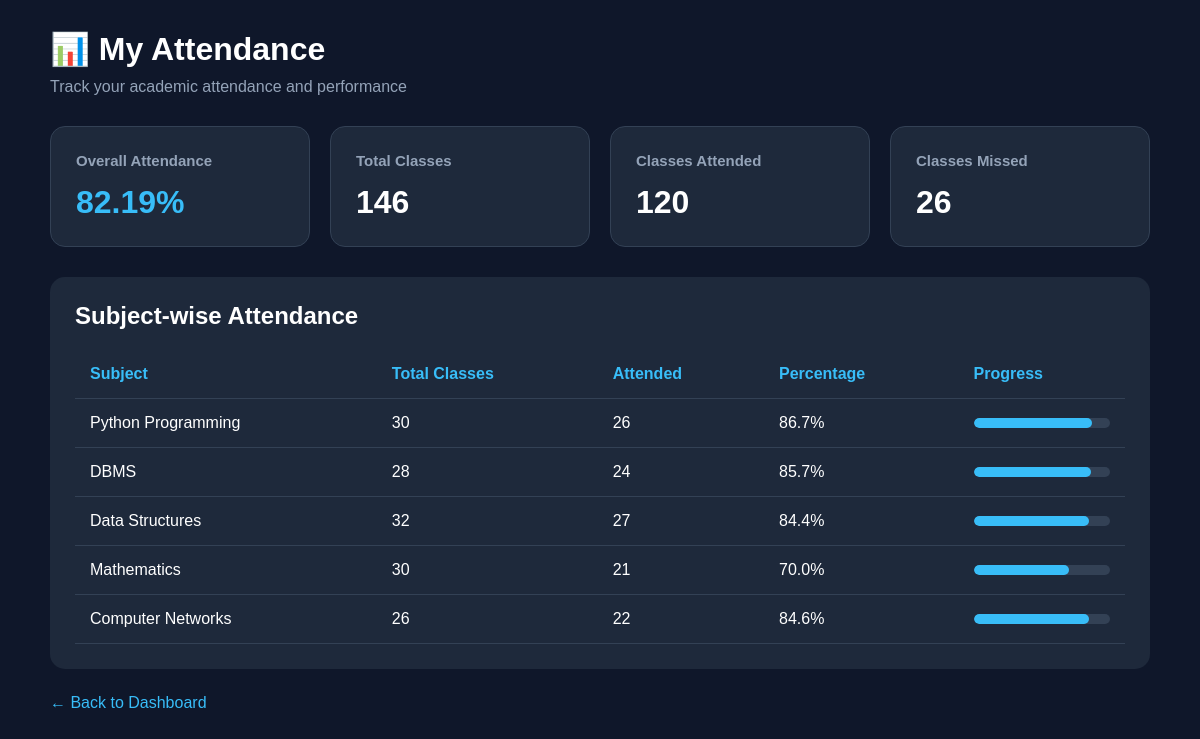
The app's page /attendance (signed in) with its own data.
### tables this page shows
CREATE TABLE attendance (
            id INTEGER PRIMARY KEY AUTOINCREMENT,
            enrollment_number TEXT NOT NULL,
            subject TEXT NOT NULL,
            total_classes INTEGER NOT NULL,
            attended_classes INTEGER NOT NULL
        );

### app.py (the view)
@app.route("/attendance")
def attendance():
    if "enrollment" not in session:
        return redirect(url_for("home"))
    connection = sqlite3.connect("smart_campus.db")
    connection.row_factory = sqlite3.Row
    cursor = connection.cursor()
    cursor.execute("""
        SELECT *
        FROM attendance
        WHERE enrollment_number = ?
    """, (session["enrollment"],))
    attendance_data = cursor.fetchall()
    connection.close()
    total_classes = sum(
        row["total_classes"] for row in attendance_data
    )
    attended_classes = sum(
        row["attended_classes"] for row in attendance_data
    )
    missed_classes = total_classes - attended_classes
    percentage = (
        round((attended_classes / total_classes) * 100, 2)
        if total_classes > 0 else 0
    )
    return render_template(
        "attendance.html",
        attendance_data=attendance_data,
        total_classes=total_classes,
        attended_classes=attended_classes,
        missed_classes=missed_classes,
        percentage=percentage
    )

### templates/attendance.html (shortened to what this page needs)
<!DOCTYPE html>
<html>
<head>
</head>
<body>
<div class="container">
    <h1>📊 My Attendance</h1>
    <p class="subtitle">Track your academic attendance and performance</p>
    <div class="cards">
        <div class="card">
            <h3>Overall Attendance</h3>
            <h2 class="percentage">{{ percentage }}%</h2>
        </div>
        <div class="card">
            <h3>Total Classes</h3>
            <h2>{{ total_classes }}</h2>
        </div>
        <div class="card">
            <h3>Classes Attended</h3>
            <h2>{{ attended_classes }}</h2>
        </div>
        <div class="card">
            <h3>Classes Missed</h3>
            <h2>{{ missed_classes }}</h2>
        </div>
    </div>
    <div class="table-box">
        <h2>Subject-wise Attendance</h2>
        <table>
            <tr>
                <th>Subject</th>
                <th>Total Classes</th>
                <th>Attended</th>
                <th>Percentage</th>
                <th>Progress</th>
            </tr>
            {% for row in attendance_data %}
            <tr>
                <td>{{ row["subject"] }}</td>
                <td>{{ row["total_classes"] }}</td>
                <td>{{ row["attended_classes"] }}</td>
                <td>
                    {% if row["total_classes"] > 0 %}
                        {{ ((row["attended_classes"] / row["total_classes"]) * 100)|round(1) }}%
                    {% else %}
                        0%
                    {% endif %}
                </td>
                <td>
                    <div class="progress-bg">
                        <div class="progress"
                             style="width: {{ ((row['attended_classes'] / row['total_classes']) * 100) if row['total_classes'] > 0 else 0 }}%;">
                        </div>
                    </div>
                </td>
            </tr>
            {% endfor %}
        </table>
    </div>
    <a href="{{ url_for('dashboard') }}" class="back">← Back to Dashboard</a>
</div>
</body>
</html>

### templates/attendance.html (style rules this page uses)
* { margin: 0; padding: 0; box-sizing: border-box; }
body { background: #0f172a; color: white; font-family: Arial, sans-serif; padding: 30px; }
.container { max-width: 1100px; margin: auto; }
h1 { margin-bottom: 10px; }
.subtitle { color: #94a3b8; margin-bottom: 30px; }
.cards { display: grid; grid-template-columns: repeat(auto-fit, minmax(220px, 1fr)); gap: 20px; margin-bottom: 30px; }
.card { background: #1e293b; padding: 25px; border-radius: 15px; border: 1px solid #334155; }
.card h3 { color: #94a3b8; font-size: 15px; margin-bottom: 15px; }
.card h2 { font-size: 32px; }
.percentage { color: #38bdf8; }
.table-box { background: #1e293b; padding: 25px; border-radius: 15px; overflow-x: auto; }
table { width: 100%; border-collapse: collapse; margin-top: 20px; }
th, td { padding: 15px; text-align: left; border-bottom: 1px solid #334155; }
th { color: #38bdf8; }
.progress-bg { background: #334155; height: 10px; width: 100%; border-radius: 10px; overflow: hidden; }
.progress { background: #38bdf8; height: 10px; border-radius: 10px; }
.back { display: inline-block; margin-top: 25px; color: #38bdf8; text-decoration: none; }

### records on screen
attendance: subject "Python Programming", total_classes "30", attended_classes "26", attended_classes+total_classes "86.7"
attendance: subject "DBMS", total_classes "28", attended_classes "24", attended_classes+total_classes "85.7"
attendance: subject "Data Structures", total_classes "32", attended_classes "27", attended_classes+total_classes "84.4"
attendance: subject "Mathematics", total_classes "30", attended_classes "21", attended_classes+total_classes "70.0"
attendance: subject "Computer Networks", total_classes "26", attended_classes "22", attended_classes+total_classes "84.6"

### other values on screen
{{ percentage }} "82.19"
{{ total_classes }} "146"
{{ attended_classes }} "120"
{{ missed_classes }} "26"
